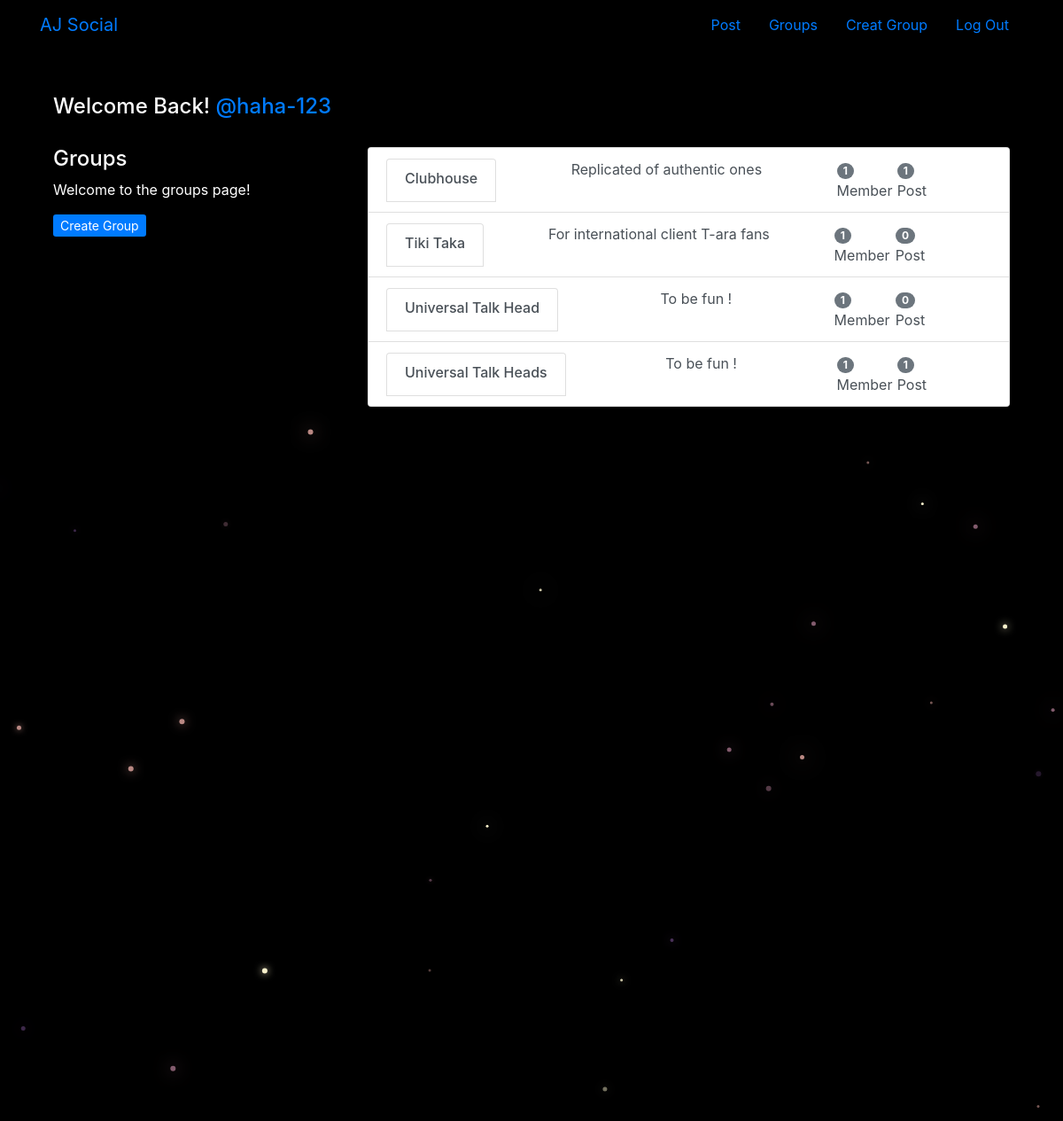
Page /groups/ (signed in) on the committed database.
### groups/models.py (models this page shows, shortened)
class Group(models.Model):
	name = models.CharField(max_length=255, unique=True)
	slug = models.SlugField(allow_unicode=True, unique=True)
	description = models.TextField(blank=True, default='')
	description_html = models.TextField(editable=False, default='', blank=True)
	members = models.ManyToManyField(User, through='GroupMember')
	'''
	A "slug" is a way of generating a valid URL, generally using data already obtained.
	For instance, a slug uses the title of an article to generate a URL. I advise to generate the slug
	by means of a function, given the title (or another piece of data), rather than setting it manually.
	'''
	class Meta():
		ordering = ['name']

### groups/views.py (the view)
# urls.py: path('', views.ListGroups.as_view(), name='all'),
class ListGroups(generic.ListView):
	model = Group

### groups/templates/groups/group_list.html (shortened to what this page needs)
{% extends 'groups/group_base.html' %}
{% block pregroup %}
	<div class="col-md-4">
		<div class="content">
			{% if user.is_authenticated %}
			<h4>Welcome Back!
				<a href="{% url 'posts:for_user' username=user.username %}">
					@{{user.username}}
				</a>
			</h4>
			{% endif %}
			<div class="group-welcome">
				<h4> Groups </h4>
				<p> Welcome to the groups page! </p>
				<div class="create-group-btn">
					{% if user.is_authenticated %}
					<a href="{% url 'groups:create' %}" class="btn-sm btn-primary">
						Create Group
					</a>
					{% endif %}
				</div>
			</div>
		</div>
	</div>
{% endblock %}
{% block group_content %}
	<div class="col-md-8 list-group">
		<div class="list-group">
			{% for group in object_list %}
			<a href="{% url 'groups:single' slug=group.slug %}" class="list-group-item list-group-item-action">
				<div class="d-flex w-100 justify-content-between">
					<h6 class="title list-group-item"> {{group.name}} </h6>
					{{ group.description_html|safe }}
					<div class="row">
						<div class="col-md-4">
							<span class="badge badge-secondary badge-pill"> {{ group.members.count }} </span>
							Member{{ group.members.counnt|pluralize }}
						</div>
						<div class="col-md-4">
							<span class="badge badge-secondary badge-pill"> {{ group.posts.count }} </span>
							Post{{ group.posts.counnt|pluralize }}
						</div>
					</div>
				</div>
			</a>
			{% endfor %}
		</div>
	</div>
{% endblock %}

### static/simplesocial/css/master.css (style rules this page uses)
body { margin: 0; overflow: hidden; background-color: black; color:white; }
.group-welcome { margin-top: 30px; }
.col-md-8 { margin-top: 60px; }

### rows in the picture
Group: name "Clubhouse", description_html "Replicated of authentic ones", members.count "1", posts.count "1"
Group: name "Tiki Taka", description_html "For international client T-ara fans", members.count "1", posts.count "0"
Group: name "Universal Talk Head", description_html "To be fun !", members.count "1", posts.count "0"
Group: name "Universal Talk Heads", description_html "To be fun !", members.count "1", posts.count "1"

### other values in the picture
{{ user.username }} "haha-123"
